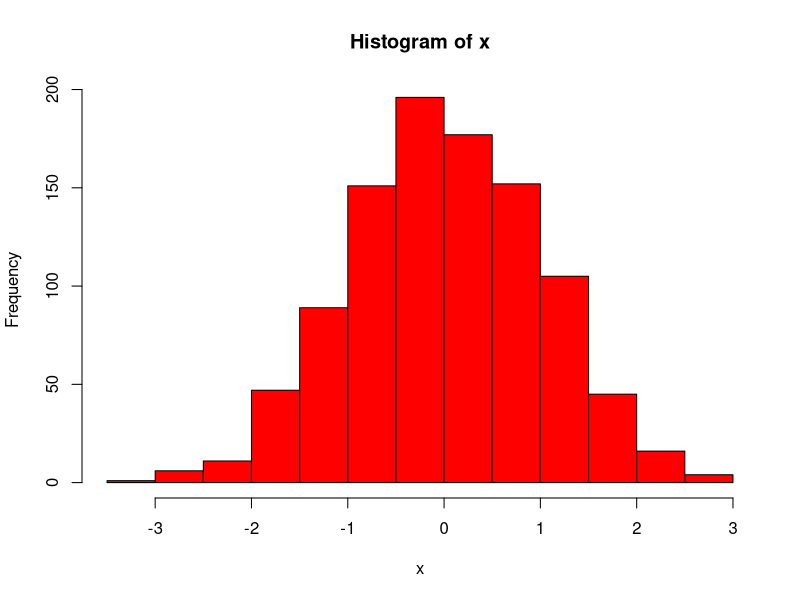
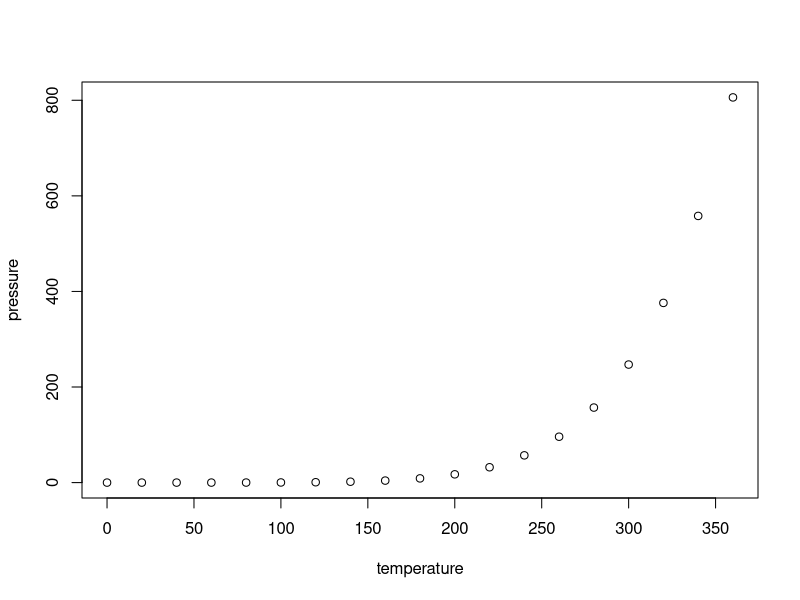

Write R code to recreate these figures, in order.
## ---- chunk 1
knitr::opts_chunk$set(echo = TRUE)
## ---- chunk 2
x=rnorm(1000)
hist(x,col="red")
## ---- chunk 3
summary(cars)
## ---- chunk 4
plot(pressure)
